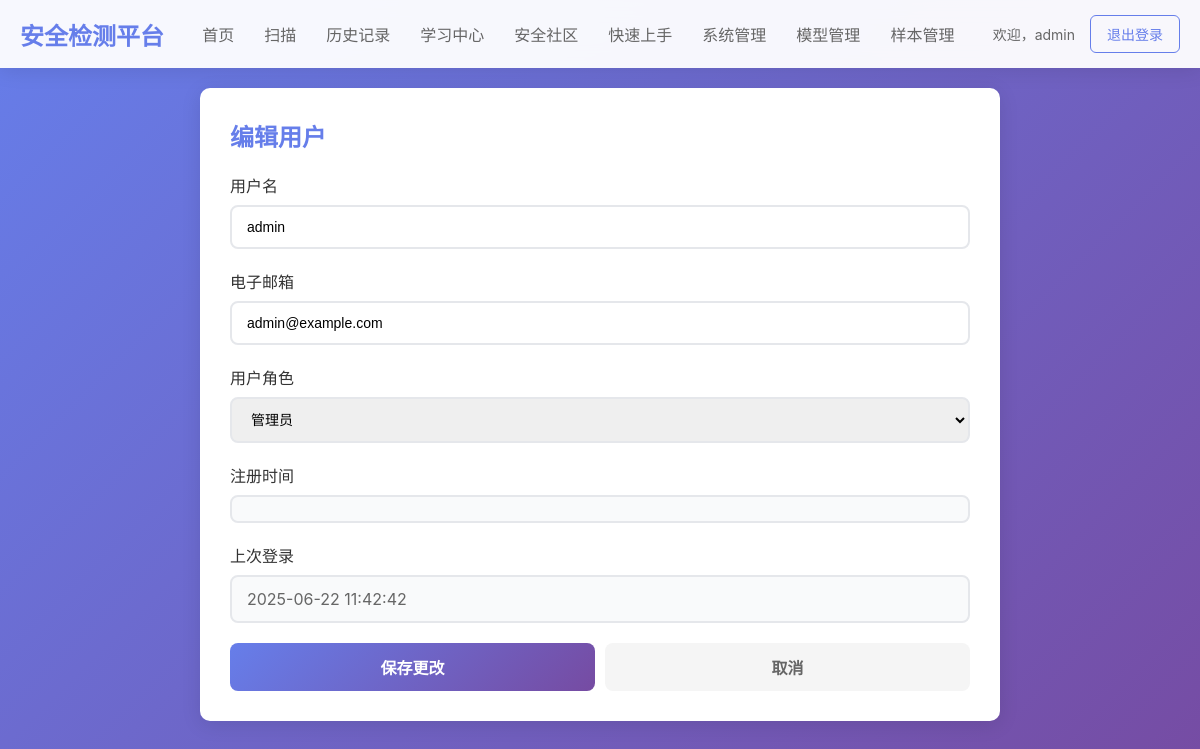
The app's page /admin/users/edit/1 (signed in) with its own data.
### tables this page shows
CREATE TABLE users (
        id INTEGER PRIMARY KEY AUTOINCREMENT,
        username TEXT UNIQUE NOT NULL,
        email TEXT UNIQUE,
        password_hash TEXT NOT NULL,
        role TEXT NOT NULL DEFAULT 'user',
        last_login TIMESTAMP
    , avatar TEXT);

### app/routes/admin.py (the view, shortened to what this page needs)
@admin_bp.route('/users/edit/<int:user_id>', methods=['GET', 'POST'])
@admin_required
def edit_user(user_id):
    conn = sqlite3.connect(Config.DATABASE_PATH)
    conn.row_factory = sqlite3.Row
    cursor = conn.cursor()
    cursor.execute('SELECT * FROM users WHERE id = ?', (user_id,))
    user = cursor.fetchone()
    if not user:
        flash('用户不存在', 'error')
        conn.close()
        return redirect(url_for('admin.user_management'))
    conn.close()
    return render_template('edit_user.html', user=user)

### app/utils/__init__.py (called while the page is built)
def admin_required(view):
    @wraps(view)
    def wrapped_view(*args, **kwargs):
        if 'user_id' not in session:
            flash('请先登录', 'error')
            return redirect(url_for('auth.login'))
        if session.get('role') != 'admin':
            flash('需要管理员权限', 'error')
            return redirect(url_for('user.index'))
        return view(*args, **kwargs)
    return wrapped_view

### app/templates/edit_user.html (shortened to what this page needs)
{% extends "base.html" %}
{% block content %}
<div class="edit-user-container" style="background: white; padding: 30px; border-radius: 10px; box-shadow: 0 4px 20px rgba(0,0,0,0.1); max-width: 800px; margin: 0 auto;">
    <h2 style="margin-bottom: 20px; color: #667eea;">编辑用户</h2>
    <form method="POST" action="{{ url_for('admin.edit_user', user_id=user.id) }}">
        <div style="margin-bottom: 20px;">
            <label style="display: block; margin-bottom: 8px; font-weight: 500;">用户名</label>
            <input type="text" name="username" value="{{ user.username }}" required style="width: 100%; padding: 12px 15px; border: 2px solid #e5e7eb; border-radius: 8px; font-size: 14px;">
        </div>
        <div style="margin-bottom: 20px;">
            <label style="display: block; margin-bottom: 8px; font-weight: 500;">电子邮箱</label>
            <input type="email" name="email" value="{{ user.email }}" required style="width: 100%; padding: 12px 15px; border: 2px solid #e5e7eb; border-radius: 8px; font-size: 14px;">
        </div>
        <div style="margin-bottom: 20px;">
            <label style="display: block; margin-bottom: 8px; font-weight: 500;">用户角色</label>
            <select name="role" style="width: 100%; padding: 12px 15px; border: 2px solid #e5e7eb; border-radius: 8px; font-size: 14px;">
                <option value="admin" {% if user.role == 'admin' %}selected{% endif %}>管理员</option>
            </select>
        </div>
        <div style="margin-bottom: 20px;">
            <label style="display: block; margin-bottom: 8px; font-weight: 500;">注册时间</label>
            <div style="padding: 12px 15px; border: 2px solid #e5e7eb; border-radius: 8px; background: #f9fafb; color: #666;">{{ user.created_at }}</div>
        </div>
        <div style="margin-bottom: 20px;">
            <label style="display: block; margin-bottom: 8px; font-weight: 500;">上次登录</label>
            <div style="padding: 12px 15px; border: 2px solid #e5e7eb; border-radius: 8px; background: #f9fafb; color: #666;">{{ user.last_login or '从未登录' }}</div>
        </div>
        <div style="display: flex; gap: 10px;">
            <button type="submit" style="background: linear-gradient(135deg, #667eea 0%, #764ba2 100%); color: white; padding: 12px 24px; border: none; border-radius: 8px; font-size: 16px; font-weight: 600; cursor: pointer; flex: 1;">保存更改</button>
            <a href="{{ url_for('admin.user_management') }}" style="display: flex; align-items: center; justify-content: center; background: #f5f5f5; color: #666; padding: 12px 24px; border: none; border-radius: 8px; font-size: 16px; font-weight: 600; text-decoration: none; flex: 1;">取消</a>
        </div>
    </form>
</div>
{% endblock %}

### app/templates/base.html (style rules this page uses)
* { margin: 0; padding: 0; box-sizing: border-box; }
body { font-family: 'Microsoft YaHei', -apple-system, BlinkMacSystemFont, 'Segoe UI', sans-serif; background: linear-gradient(135deg, #667eea 0%, #764ba2 100%); min-height: 100vh; color: #333; }

### records on screen
users: username "admin", email "admin@example.com", role "管理员", last_login "2025-06-22 11:42:42"

### other values on screen
{{ session.username }} "admin"
